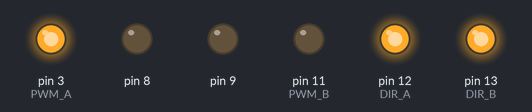
Recording of a sketch running on a simulated Arduino Uno, built with avr-gcc and run on an emulated ATmega328P. Parts: output pins drawn as LEDs (lit = HIGH). At 80.4 s the program stops and its outputs stay as they are.

Above: at 0.05 s.
At 0.65 s:
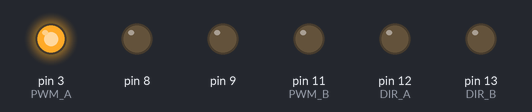
At 1.35 s:
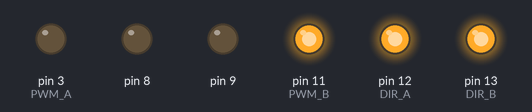
At 2.75 s:
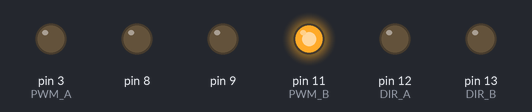
Timing chart, 0 to 3.0 s (numbered marks = the images above):
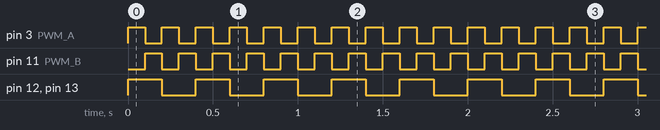

Measured:
- by itself, pin 3 (PWM_A): alternates HIGH for 0.10 s and LOW for 0.10 s, 804 changes in all, then stays LOW
- by itself, pin 11 (PWM_B): alternates HIGH for 0.10 s and LOW for 0.10 s, 803 changes in all, then stays HIGH
- by itself, pin 12 (DIR_A), pin 13 (DIR_B): alternates HIGH for 0.20 s and LOW for 0.20 s, 402 changes in all, then stays LOW

The sketch:

stepper_example.ino
```cpp
#define DIR_A 12
#define PWM_A 3
#define DIR_B 13
#define PWM_B 11
const int delayMs= 100;
int A_value =  255;
int B_value = 0;
void setup() {
pinMode(DIR_A, OUTPUT);
pinMode(DIR_B, OUTPUT);
pinMode(9, OUTPUT);
digitalWrite(8, LOW);//No braking ch. A
pinMode(8, OUTPUT);
digitalWrite(8, LOW);//No braking ch. B
}

void loop(){
for (int n=0;n<=200; n++){
  full_step();
}
while(1){}
}

void full_step(){

digitalWrite(DIR_A, HIGH);// Ch. A forward
digitalWrite(DIR_B, HIGH);// Ch. B forward
analogWrite(PWM_A,A_value);// Ch. A on
analogWrite(PWM_B,B_value);// Ch. B off
delay(delayMs);
analogWrite(PWM_A,B_value);// Ch. A off
analogWrite(PWM_B,A_value);// Ch. B on
delay(delayMs);
digitalWrite(DIR_A, LOW);// Ch. A backwards
digitalWrite(DIR_B, LOW);// Ch. B backwards
analogWrite(PWM_A,A_value);// Ch. A on
analogWrite(PWM_B,B_value);// Ch. B off
delay(delayMs);
analogWrite(PWM_A,B_value);// Ch. A off
analogWrite(PWM_B,A_value);// Ch. B on
delay(delayMs);
}
```
